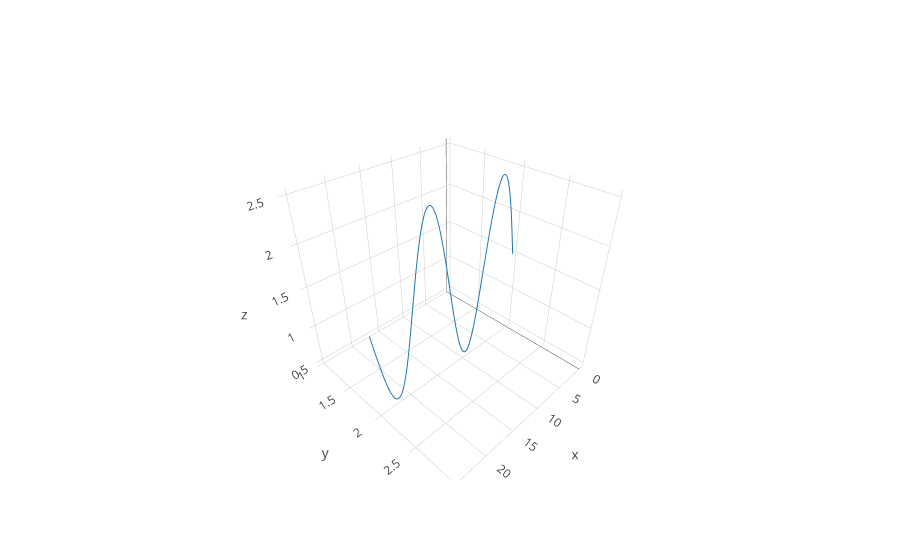

The notebook cell this image was saved under:
### Code cell
class plot_csv():
    
    def __init__(self):
        pass
    
    def plotly_spectrum_3D(self):
        #color_palatte = ['red','orange','yellow','green','cyan','blue','purple']
        # create traces -- data points
        self.traces = {}
        n = 4
        x = np.linspace(0,n*np.pi,100)
        z1 = list(np.sin(x)+1.5)
        z2 = np.cos(x)
        length = len(x)
        y = np.linspace(1,1,100)
        zeros = np.linspace(0,0,100)
    
        self.traces[0] = go.Scatter3d(
            x = x + x, #wavelength
            y = y + y, # humidity
            z = zeros + z1, #intensity
            mode='lines',
            #surfaceaxis=1,
        )
        
        
        # modify layout with dict()
        layout = dict(
            # transparent graph
            paper_bgcolor='rgba(0,0,0,0)',
            plot_bgcolor='rgba(0,0,0,0)'
        )

        
        # create data -- a list contains all the traces
        data = []
        data.append(self.traces[0])

        # create figure with data and layout
        fig = dict(data=data, layout=layout)
        # set export static image
        
        # generate the plot
        a = py.iplot(fig,  filename='styled-scatter', image_width = 800, image_height = 500)


test = plot_csv()
test.plotly_spectrum_3D()

### Figure 1 — Plotly figure (JSON) as saved in the notebook; plotly's stock layout.template omitted (floating-point values rounded to 4 significant figures)
{"data": [{"mode": "lines", "type": "scatter3d", "x": [0, 0.2539, 0.5077, 0.7616, 1.015, 1.269, 1.523, 1.777, 2.031, 2.285, 2.539, 2.793, 3.046, 3.3, 3.554, 3.808, 4.062, 4.316, 4.57, 4.823, 5.077, 5.331, 5.585, 5.839, 6.093, 6.347, 6.601, 6.854, 7.108, 7.362, 7.616, 7.87, 8.124, 8.378, 8.631, 8.885, 9.139, 9.393, 9.647, 9.901, 10.15, 10.41, 10.66, 10.92, 11.17, 11.42, 11.68, 11.93, 12.19, 12.44, 12.69, 12.95, 13.2, 13.45, 13.71, 13.96, 14.22, 14.47, 14.72, 14.98, 15.23, 15.49, 15.74, 15.99, 16.25, 16.5, 16.76, 17.01, 17.26, 17.52, 17.77, 18.02, 18.28, 18.53, 18.79, 19.04, 19.29, 19.55, 19.8, 20.06, 20.31, 20.56, 20.82, 21.07, 21.32, 21.58, 21.83, 22.09, 22.34, 22.59, 22.85, 23.1, 23.36, 23.61, 23.86, 24.12, 24.37, 24.63, 24.88, 25.13], "y": [2, 2, 2, 2, 2, 2, 2, 2, 2, 2, 2, 2, 2, 2, 2, 2, 2, 2, 2, 2, 2, 2, 2, 2, 2, 2, 2, 2, 2, 2, 2, 2, 2, 2, 2, 2, 2, 2, 2, 2, 2, 2, 2, 2, 2, 2, 2, 2, 2, 2, 2, 2, 2, 2, 2, 2, 2, 2, 2, 2, 2, 2, 2, 2, 2, 2, 2, 2, 2, 2, 2, 2, 2, 2, 2, 2, 2, 2, 2, 2, 2, 2, 2, 2, 2, 2, 2, 2, 2, 2, 2, 2, 2, 2, 2, 2, 2, 2, 2, 2], "z": [1.5, 1.627, 1.751, 1.872, 1.986, 2.093, 2.19, 2.276, 2.35, 2.41, 2.455, 2.485, 2.499, 2.497, 2.479, 2.445, 2.396, 2.333, 2.256, 2.167, 2.067, 1.958, 1.842, 1.72, 1.595, 1.468, 1.342, 1.218, 1.099, 0.9863, 0.8818, 0.7873, 0.7042, 0.634, 0.5776, 0.5362, 0.5102, 0.5001, 0.5062, 0.5282, 0.5659, 0.6185, 0.6854, 0.7654, 0.8572, 0.9594, 1.07, 1.188, 1.311, 1.437, 1.563, 1.689, 1.812, 1.93, 2.041, 2.143, 2.235, 2.315, 2.381, 2.434, 2.472, 2.494, 2.5, 2.49, 2.464, 2.422, 2.366, 2.296, 2.213, 2.118, 2.014, 1.901, 1.782, 1.658, 1.532, 1.405, 1.28, 1.158, 1.042, 0.9329, 0.8332, 0.7443, 0.6674, 0.604, 0.555, 0.5212, 0.5031, 0.5011, 0.5152, 0.5451, 0.5904, 0.6503, 0.7239, 0.8099, 0.9071, 1.014, 1.128, 1.249, 1.373, 1.5]}], "layout": {"paper_bgcolor": "rgba(0,0,0,0)", "plot_bgcolor": "rgba(0,0,0,0)"}}
